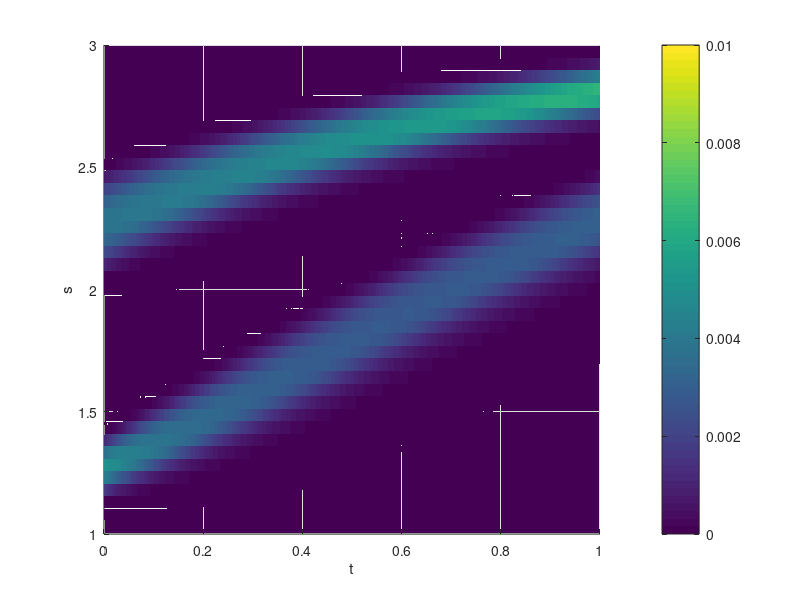

MATLAB code for this plot:


%need to better approximate the velocity -- how to account for places where
% g=0?

clear all; clc

%Construct vectors of independent variables
mn = 40; %number of m points
total = mn;

tn = 300;

t = linspace(0,1,tn);
dt = t(2) - t(1);
tn = length(t);


m = linspace(1,3,mn);
dm = m(2) - m(1);

[T,M] = meshgrid(t,m);

%define boundary points, interior
m_int = 2:mn-1;

m_bd_0 = 1;
m_bd_1 = mn;

m_bd = union(m_bd_0,m_bd_1);

%define activation modulus
g = @(m) sqrt(m-1).*(3-m);

%get east and west velocity points -- probably a better way, but doing this
%for now.
for i = 1:mn-1
    V(i) = g((m(i)+m(i+1))/2);
end
%construct vectors for east and west velocity.
Ve = V(2:end);
Vw = V(1:end-1);
Vw_m1 = V(end);

%measure of implicitness (1 = backward euler, 0 = forward euler, 1/2 =
%crank nicholson)
theta = 0.5;

Vec = Ve'*dt/dm;

Vwc = Vw'*dt/dm;

Vwc_m1 = Vw_m1'*dt/dm;

%initial condition
% IC = u0*(X<=6).*(X>=2).*(M>=.2).*(M<=.4);
IC = 10*(m-1.1).^2.*(1.4-m).^2.*(m>=1.1).*(m<=1.4) + (m-2).^2.*(2.5-m).^2.*(m>=2).*(m<=2.5);

%sigma for flux limiters
sigma = @(r) (r+abs(r))./(1+abs(r));

%sparse matrix as a function for computation

% A_pos = @(se,sw,v,ind,dn) sparse([ind ind ind],[ind-dn ind ind+dn],[(-Dc+-v+v.*sw/2); ...
%     (2*Dc+v-v.*se/2-v.*sw/2); (-Dc+v.*se/2)],total,total);

A_pos = @(se,sw,ve,vw,ind,dn) sparse([ind ind ind],[ind-dn ind ind+dn],[vw.*(-1+sw/2); ...
    (ve.*(1-1*se/2)-vw.*sw/2); (ve.*se/2)],total,total);


A_pos_m1 = @(sw,vw,ind,dn) sparse([ind ind],[ind-dn ind],[vw.*(-1+sw/2); ...
    (-vw.*sw/2)],total,total);
    
%initialize
u = zeros(total,tn);
u(:,1) = IC;

tic

for i = 2:tn
    
    r_e = (u(m_int,i-1) - u(m_int-1,i-1))./(u(m_int+1,i-1) - u(m_int,i-1));    
    r_w = (u(m_int(2:end)-1,i-1) - u(m_int(2:end)-2,i-1))./(u(m_int(2:end),i-1) - u(m_int(2:end)-1,i-1));
    r_w = [-1;r_w];
    %boundary m = 1
    r_w_m1 = (u(m_bd_1-1,i-1) - u(m_bd_1-2,i-1))./(u(m_bd_1,i-1) - u(m_bd_1-1,i-1));
    
    %eliminate NaN values (0/0 -- not steep!)
    r_e(isnan(r_e)) = 1;
    r_w(isnan(r_w)) = 1;
    r_w_m1(isnan(r_w_m1)) = 1;
    
    %set inf values to large value
    r_e(isinf(r_e)) = 100;
    r_w(isinf(r_w)) = 100;
    r_w_m1(isinf(r_w_m1)) = 100;
    
    
    %compute interior points
    u(:,i) = (speye(total) + theta*(A_pos(sigma(r_e),sigma(r_w),Vec,Vwc,m_int,1)...
        + A_pos_m1(sigma(r_w_m1),Vwc_m1,m_bd_1,1)))\((speye(total)...
        - (1-theta)*(A_pos(sigma(r_e),sigma(r_w),Vec,Vwc,m_int,1)...
        + A_pos_m1(sigma(r_w_m1),Vwc_m1,m_bd_1,1)))*u(:,i-1)); %+ ...
        %dt*u(:,i-1).*(1-u(:,i-1)));
   
    
%     %boundary conditions
     %u(1,i) = u(1,i-1) + dt*(2*u(1,i-1)-u(1,i-1).^2); %u_m(m=0)=0
     %u(1,i) = u(1,i-1) + dt/dx*(u(1,i-1)-u(2,i-1))+dt*(u(1,i-1)*(1-u(1,i-1))); %u_t + u_m = u(1-u)

end

toc

%y for visualization
y = zeros(mn,tn);
y = reshape(u,mn,tn);

figure

surf(t,m,y,'edgecolor','none')

xlabel('t')
ylabel('s')

caxis([0,0.01])
colorbar

axis([0 1 1 3 0 0.013])

view(2)